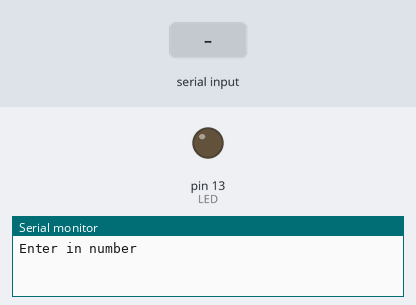
Bench run of a sketch on a simulated Arduino Uno, built with avr-gcc and run on an emulated ATmega328P. Shown: output pins drawn as LEDs (lit = HIGH), the last lines printed to the serial monitor. The inputs (shaded band) are chosen by the test bench.

Above: at 1.2 s.
1.3 s: "90,45\n" received over Serial
At 3.1 s:
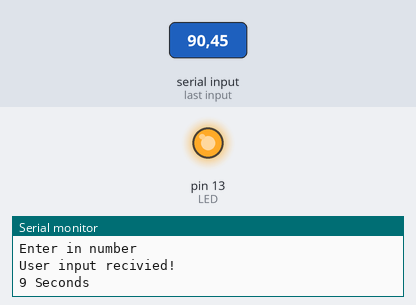
Timing chart, 0 to 4.6 s (numbered marks = the images above; inputs shaded):
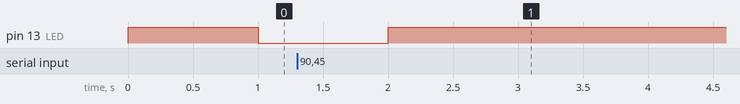

Measured:
- after the input at 1.3 s, pin 13 (LED): goes on until 2.0 s, then stays HIGH

The sketch:

ASCII_Code_Project.ino
```cpp
/*********************************************************************************************************

Student: Tegran Grigorian

Course: EGR185-401

Date: 1/13/2025

Assignment: Serial Communication Project
Instructor: Beniam Tewolde

Description: This program runs on an arduino and will wait for a user input, then pass it off to a function to blink an led. This led will blink
how many seconds the user has inputted.
*******************************************************************************************************************
*/
#define LED 13
char input = '1';
int16_t flashTime = 500; // 500 ms delay
void setup() {
  // put your setup code here, to run once:
  Serial.begin(9600);
  pinMode(LED, OUTPUT);
  digitalWrite(LED, LOW);
  Serial.println("Enter in number");//prompt user to enter number

}

void loop() {
  if (Serial.available() > 0) { // if serial is open, wait for user response
   	input = Serial.read();
    Serial.println("User input recivied!");
    Serial.print(input);
    Serial.println(" Seconds");
  }
  if (input > '0' && input <= '9') {  //procede and process
   	flashTime = (input - '0')  * 1000;
  }
  flash(flashTime); // flash LED for that amount of time in  secodns
}

void flash(int16_t time) {
  digitalWrite(LED, HIGH); // turm led on
  delay(time); //wait for 'time' ms
  digitalWrite(LED,LOW); //turn off led
  delay(time); //wait for 'time' ms
}
```
